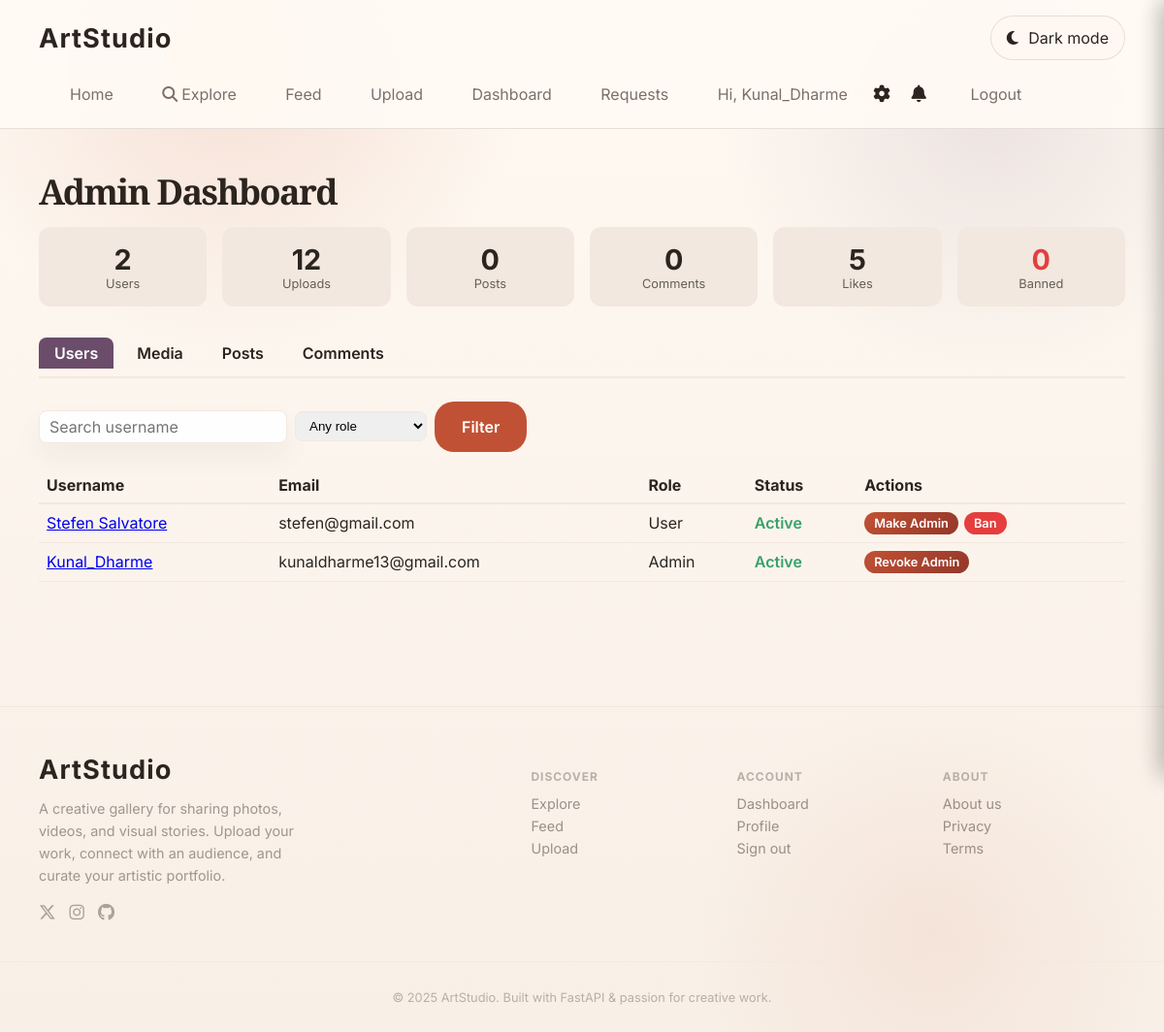
The page /admin (signed in) on the database its author committed.
### fastapi_app/models.py (models this page shows)
class User(Base):
    __tablename__ = "users"
    id = Column(Integer, primary_key=True, index=True)
    username = Column(String(80), unique=True, nullable=False, index=True)
    email = Column(String(200), unique=True, nullable=True)
    hashed_password = Column(String(200), nullable=False)
    avatar = Column(String(255), nullable=True)
    bio = Column(Text, nullable=True)
    is_admin = Column(Boolean, default=False, nullable=False)
    is_banned = Column(Boolean, default=False, nullable=False)
    created_at = Column(DateTime, default=datetime.utcnow)

### fastapi_app/main.py (the view)
@app.get("/admin")
def admin_dashboard(
    request: Request,
    q: str | None = None,
    is_admin: str | None = None,
    tab: str | None = "users",
    page: int = 1,
    db: Session = Depends(get_db),
):
    _require_admin(request, db)
    users = crud.get_all_users(db)
    if q:
        users = [u for u in users if q.lower() in u.username.lower()]
    if is_admin is not None and is_admin != "":
        val = is_admin.lower()
        if val in ("1", "true", "yes"):
            users = [u for u in users if getattr(u, "is_admin", False)]
        elif val in ("0", "false", "no"):
            users = [u for u in users if not getattr(u, "is_admin", False)]
    stats = crud.get_site_stats(db)
    media_items, media_total = crud.get_all_media_admin(db, page=page)
    posts, posts_total = crud.get_all_posts_admin(db, page=page)
    comments, comments_total = crud.get_all_comments_admin(db, page=page)
    return render_template(
        request,
        "admin_dashboard.html",
        db,
        users=users,
        stats=stats,
        media_items=media_items,
        media_total=media_total,
        posts=posts,
        posts_total=posts_total,
        comments=comments,
        comments_total=comments_total,
        tab=tab,
        page=page,
        q=q or "",
        is_admin=is_admin or "",
    )

### fastapi_app/templates/admin_dashboard.html (shortened to what this page needs)
{% extends "base.html" %}
{% block content %}
<section class="container">
  <div class="section-intro">
    <h2>Admin Dashboard</h2>
  </div>
  <div style="display:grid;grid-template-columns:repeat(auto-fit,minmax(120px,1fr));gap:1rem;margin-bottom:2rem">
    <div style="background:var(--surface-2);border-radius:12px;padding:1rem;text-align:center">
      <div style="font-size:1.8rem;font-weight:700">{{ stats.total_users }}</div>
      <div style="font-size:0.8rem;opacity:0.7">Users</div>
    </div>
    <div style="background:var(--surface-2);border-radius:12px;padding:1rem;text-align:center">
      <div style="font-size:1.8rem;font-weight:700">{{ stats.total_media }}</div>
      <div style="font-size:0.8rem;opacity:0.7">Uploads</div>
    </div>
    <div style="background:var(--surface-2);border-radius:12px;padding:1rem;text-align:center">
      <div style="font-size:1.8rem;font-weight:700">{{ stats.total_posts }}</div>
      <div style="font-size:0.8rem;opacity:0.7">Posts</div>
    </div>
    <div style="background:var(--surface-2);border-radius:12px;padding:1rem;text-align:center">
      <div style="font-size:1.8rem;font-weight:700">{{ stats.total_comments }}</div>
      <div style="font-size:0.8rem;opacity:0.7">Comments</div>
    </div>
    <div style="background:var(--surface-2);border-radius:12px;padding:1rem;text-align:center">
      <div style="font-size:1.8rem;font-weight:700">{{ stats.total_likes }}</div>
      <div style="font-size:0.8rem;opacity:0.7">Likes</div>
    </div>
    <div style="background:var(--surface-2);border-radius:12px;padding:1rem;text-align:center">
      <div style="font-size:1.8rem;font-weight:700;color:#e53e3e">{{ stats.banned_users }}</div>
      <div style="font-size:0.8rem;opacity:0.7">Banned</div>
    </div>
  </div>
  <div style="display:flex;gap:8px;margin-bottom:1.5rem;border-bottom:2px solid var(--surface-2);padding-bottom:8px">
    {% for t, label in [('users','Users'), ('media','Media'), ('posts','Posts'), ('comments','Comments')] %}
      <a href="/admin?tab={{ t }}" style="padding:6px 16px;border-radius:8px 8px 0 0;text-decoration:none;font-weight:600;
        {% if tab == t %}background:var(--accent);color:#fff{% else %}color:var(--text-muted){% endif %}">
        {{ label }}
      </a>
    {% endfor %}
  </div>
  {% if tab == 'users' %}
  <form method="get" action="/admin" class="search-form" style="margin-bottom:1rem;display:flex;gap:8px;align-items:center;flex-wrap:wrap">
    <input type="text" name="q" value="{{ q }}" placeholder="Search username" style="padding:6px 10px;border-radius:8px;border:1px solid var(--surface-2)"/>
    <select name="is_admin" style="padding:6px 10px;border-radius:8px;border:1px solid var(--surface-2)">
      <option value="" {% if is_admin == '' %}selected{% endif %}>Any role</option>
    </select>
    <button type="submit" class="button">Filter</button>
  </form>
  <table style="width:100%;border-collapse:collapse">
    <thead>
      <tr style="border-bottom:2px solid var(--surface-2)">
        <th style="padding:8px;text-align:left">Username</th>
        <th style="padding:8px;text-align:left">Email</th>
        <th style="padding:8px;text-align:left">Role</th>
        <th style="padding:8px;text-align:left">Status</th>
        <th style="padding:8px;text-align:left">Actions</th>
      </tr>
    </thead>
    <tbody>
      {% for u in users %}
      <tr style="border-bottom:1px solid var(--surface-2){% if u.is_banned %};opacity:0.6{% endif %}">
        <td style="padding:8px"><a href="/profile/{{ u.username }}">{{ u.username }}</a></td>
        <td style="padding:8px">{{ u.email or '—' }}</td>
        <td style="padding:8px">{{ 'Admin' if u.is_admin else 'User' }}</td>
        <td style="padding:8px">
          {% if u.is_banned %}
            <span style="color:#e53e3e;font-weight:600">Banned</span>
          {% else %}
            <span style="color:#38a169;font-weight:600">Active</span>
          {% endif %}
        </td>
        <td style="padding:8px;display:flex;gap:6px;flex-wrap:wrap">
          <form action="/admin/user/{{ u.username }}/promote" method="post" style="display:inline">
            <button type="submit" class="button" style="font-size:0.8rem;padding:4px 10px">
              {{ 'Revoke Admin' if u.is_admin else 'Make Admin' }}
            </button>
          </form>
          {% if not u.is_admin %}
          <form action="/admin/user/{{ u.username }}/ban" method="post" style="display:inline"
                onsubmit="return confirm('{{ 'Unban' if u.is_banned else 'Ban' }} {{ u.username }}?')">
            <button type="submit" class="button {% if not u.is_banned %}button-danger{% endif %}" style="font-size:0.8rem;padding:4px 10px">
              {{ 'Unban' if u.is_banned else 'Ban' }}
            </button>
          </form>
          {% endif %}
        </td>
      </tr>
      {% endfor %}
    </tbody>
  </table>
  {% endif %}
</section>
{% endblock %}

### fastapi_app/templates/base.html (shortened to what this page needs)
<!DOCTYPE html>
<html lang="en">
<head>
  <link rel="stylesheet" href="https://cdnjs.cloudflare.com/ajax/libs/font-awesome/6.5.0/css/all.min.css" />
  <link rel="stylesheet" href="/static/css/main.css?v=20250603" />
</head>
<body>
  <header class="site-header">
    <div class="container nav-bar">
      <a class="brand" href="/">ArtStudio</a>
      <div class="nav-actions">
        <button class="theme-toggle" type="button" aria-label="Toggle dark light theme">
          <i class="fas fa-moon"></i>
          <span class="theme-toggle-label">Dark mode</span>
        </button>
      </div>
      <nav>
        <a href="/">Home</a>
        <a href="/explore"><i class="fas fa-magnifying-glass" style="margin-right:4px"></i>Explore</a>
        <a href="/feed">Feed</a>
        <a href="/upload">Upload</a>
        {% if current_user %}
          <a href="/dashboard">Dashboard</a>
          <a href="/requests">Requests</a>
          <a href="/profile/{{ current_user.username }}">Hi, {{ current_user.username }}</a>
          <button class="settings-trigger" id="settingsTrigger" aria-label="Settings" title="Settings">
            <i class="fas fa-gear"></i>
          </button>
          <button class="notif-trigger" id="notifTrigger" aria-label="Notifications" title="Notifications">
            <i class="fas fa-bell"></i>
          </button>
          <a href="/logout" id="logoutLink">Logout</a>
        {% else %}
          <a href="/login">Sign in</a>
          <a href="/register">Register</a>
        {% endif %}
      </nav>
    </div>
  </header>
  <main class="page-content">
    {% block content %}{% endblock %}
  </main>
  <footer class="site-footer">
    <div class="container footer-grid">
      <div class="footer-brand">
        <a class="brand" href="/">ArtStudio</a>
        <p>A creative gallery for sharing photos, videos, and visual stories. Upload your work, connect with an audience, and curate your artistic portfolio.</p>
        <div class="footer-social">
          <a href="#" aria-label="Twitter"><i class="fab fa-x-twitter"></i></a>
          <a href="#" aria-label="Instagram"><i class="fab fa-instagram"></i></a>
          <a href="#" aria-label="GitHub"><i class="fab fa-github"></i></a>
        </div>
      </div>
      <div class="footer-links">
        <div>
          <h4>Discover</h4>
          <a href="/explore">Explore</a>
          <a href="/feed">Feed</a>
          <a href="/upload">Upload</a>
        </div>
        <div>
          <h4>Account</h4>
          {% if current_user %}
            <a href="/dashboard">Dashboard</a>
            <a href="/profile/{{ current_user.username }}">Profile</a>
            <a href="/logout">Sign out</a>
          {% else %}
            <a href="/login">Sign in</a>
            <a href="/register">Register</a>
          {% endif %}
        </div>
        <div>
          <h4>About</h4>
          <a href="#">About us</a>
          <a href="#">Privacy</a>
          <a href="#">Terms</a>
        </div>
      </div>
    </div>
    <div class="footer-bottom">
      <p>© {{ 2025 }} ArtStudio. Built with FastAPI &amp; passion for creative work.</p>
    </div>
  </footer>
</body>
</html>

### rows shown on the page
User: username "Kunal_Dharme", email "kunaldharme13@gmail.com", is_admin "Admin", is_banned "Active", is_admin "Revoke Admin"
User: username "Stefen Salvatore", email "stefen@gmail.com", is_admin "User", shows "Active", is_admin "Make Admin", is_banned "Ban"

### other values the page prints
{{ stats.total_users }} "2"
{{ stats.total_media }} "12"
{{ stats.total_posts }} "0"
{{ stats.total_comments }} "0"
{{ stats.total_likes }} "5"
{{ stats.banned_users }} "0"
{{ label }} "Users" "Media" "Posts" "Comments"
{{ 2025 }} "2025"
